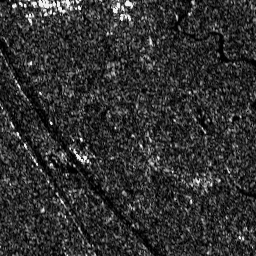
#> input picture seg_result_demo/image/NH49E001017_12_7.tif, 256 x 256 px; its folder holds only this picture in this run
$ jupyter execute --allow-errors whusar_demo.ipynb
#> lines starting #> are read from the running program, lines starting #| are printed output that depends on the picture
## Some examples of using SARBA-Net on the WHU-OPT-SAR dataset

[cell 1]
import numpy as np
from PIL import Image
import cv2
import matplotlib.pyplot as plt
import matplotlib.colors as mcolors
import numpy as np
from PIL import Image
import os

img_path = 'image'
lbl_path = 'label'
baseline_path = 'baseline'
sarba_path = 'sarba'

# difference_color
color_map = {
    0: (0, 0, 0),    # black
    100: (40, 120, 181),    # blue
    200: (200, 36, 35),    # red
    255: (255, 255, 255)   # white
}
# label_color
color_map2 = {
    0: (0, 0, 0),    # black
    50: (221, 135, 121),    # city
    100: (42, 157, 140),    # rural
    150: (186, 200, 200)   # road
}


def get_diff(lbl, model_pred):
    # 4 gray
    model_diff = np.zeros_like(lbl)
    model_diff[(lbl == 0) & (model_pred == 0)] = 0
    model_diff[(lbl == 255) & (model_pred == 0)] = 100    # omission
    model_diff[(lbl == 0) & (model_pred == 255)] = 200    # commission
    model_diff[(lbl == 255) & (model_pred == 255)] = 255
    return model_diff

def gray_to_color(model_diff, color_map):
    h, w = model_diff.shape
    color_image = np.zeros((h, w, 3), dtype=np.uint8)
    for gray_val, color in color_map.items():
        color_image[model_diff == gray_val] = color
    return color_image

def visualize(name):
    img = Image.open(os.path.join(img_path, f'{name}.tif'))
    lbl = Image.open(os.path.join(lbl_path, f'{name}.tif'))
    baseline = Image.open(os.path.join(baseline_path, f'{name}.jpg'))
    sarba = Image.open(os.path.join(sarba_path, f'{name}.jpg'))

    # to array and prepross
    img = np.array(img)
    lbl = np.array(lbl)
    binary_lbl = np.where(lbl > 0, 255, 0)
    lbl = gray_to_color(lbl, color_map2)    # label color visual
    baseline = np.where(np.array(baseline) >= 128, 255, 0)
    sarba = np.where(np.array(sarba) >= 128, 255, 0)

    # generate difference
    baseline_diff = get_diff(binary_lbl, baseline)
    sarba_diff = get_diff(binary_lbl, sarba)

    baseline_color = gray_to_color(baseline_diff, color_map)
    sarba_color = gray_to_color(sarba_diff, color_map)

    # visual
    plt.figure(figsize=(16, 3))

    plt.subplot(161)
    plt.title('Image')
    plt.imshow(img, cmap='gray')
    plt.axis('off')

    plt.subplot(162)
    plt.title('Label')
    plt.imshow(lbl, cmap='gray')
    plt.axis('off')

    plt.subplot(163)
    plt.title('Baseline')
    plt.imshow(baseline, cmap='gray')
    plt.axis('off')

    plt.subplot(164)
    plt.title('Baseline Difference')
    plt.imshow(baseline_color)
    plt.axis('off')

    plt.subplot(165)
    plt.title('SARBA')
    plt.imshow(sarba, cmap='gray')
    plt.axis('off')

    plt.subplot(166)
    plt.title('SARBA Difference')
    plt.imshow(sarba_color)
    plt.axis('off')

    plt.suptitle(name)

[cell 2]
name = 'NH50E007002_7_13'
#> (the rest of this cell did not finish here and is left out)

[cell 3]
name = 'NH49E001017_12_7'
#> name = 'NH49E001017_12_7'
visualize(name)
#> call 2 of visualize, with name = 'NH49E001017_12_7'
#> in visualize, img is the input picture: PIL image 256x256 L; min 1, max 239, mean 49.1
#> in visualize (call 2), `binary_lbl = np.where(lbl > 0, 255, 0)`: binary_lbl: shape (256, 256) int64; every value is 255
#> in visualize (call 2), `lbl = gray_to_color(lbl, color_map2)`:
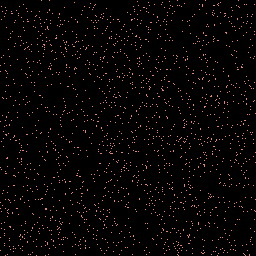
#> lbl: shape (256, 256, 3); mean of channels 0, 1, 2 6.8, 4.2, 3.7; drawn as R, G, B
#> in visualize (call 2), `baseline = np.where(np.array(baseline) >= 128, 255, 0)`:
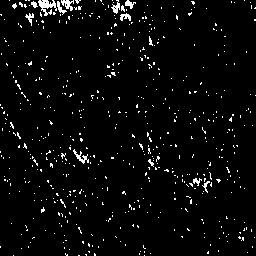
#> baseline: shape (256, 256) int64; 3.5% white in thin lines or dots
#> in visualize (call 2), `baseline_diff = get_diff(binary_lbl, baseline)`: baseline_diff: shape (256, 256) int64; values 100 (black) and 255 (white), 3.5% white in thin lines or dots
#> in visualize (call 2), `baseline_color = gray_to_color(baseline_diff, color_map)`:
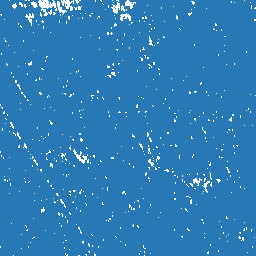
#> baseline_color: shape (256, 256, 3); mean of channels 0, 1, 2 47.6, 124.8, 183.6; drawn as R, G, B

[cell 4]
name = 'NH49E009014_14_19'
#> (the rest of this cell did not finish here and is left out)


[cell 5]
name = 'NI49E023017_11_11'
#> name = 'NI49E023017_11_11'
#> (the rest of this cell did not finish here and is left out)

$ run again, on seg_result_demo/image/NH49E009014_14_19.tif
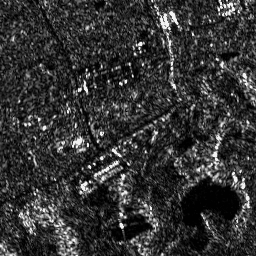
#> input picture seg_result_demo/image/NH49E009014_14_19.tif, 256 x 256 px
#> `name = 'NH49E001017_12_7'`: name = 'NH49E001017_12_7'
#> `name = 'NH49E009014_14_19'`: name = 'NH49E009014_14_19'
#> in visualize, img is the input picture: PIL image 256x256 L; min 1, max 242, mean 52
#> binary_lbl: shape (256, 256) int64; every value is 255
#> in visualize (call 3), `baseline = np.where(np.array(baseline) >= 128, 255, 0)`:
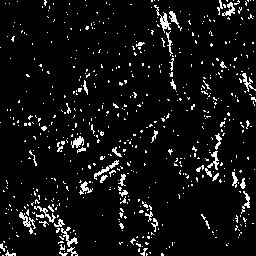
#> baseline: shape (256, 256) int64; 6.5% white in thin lines or dots
#> baseline_diff: shape (256, 256) int64; values 100 (black) and 255 (white), 6.5% white in thin lines or dots
#> in visualize (call 3), `baseline_color = gray_to_color(baseline_diff, color_map)`:
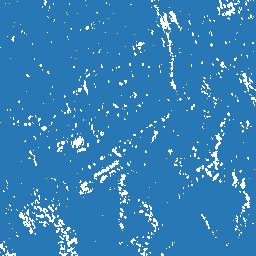
#> baseline_color: shape (256, 256, 3); mean of channels 0, 1, 2 54, 128.8, 185.8; drawn as R, G, B
